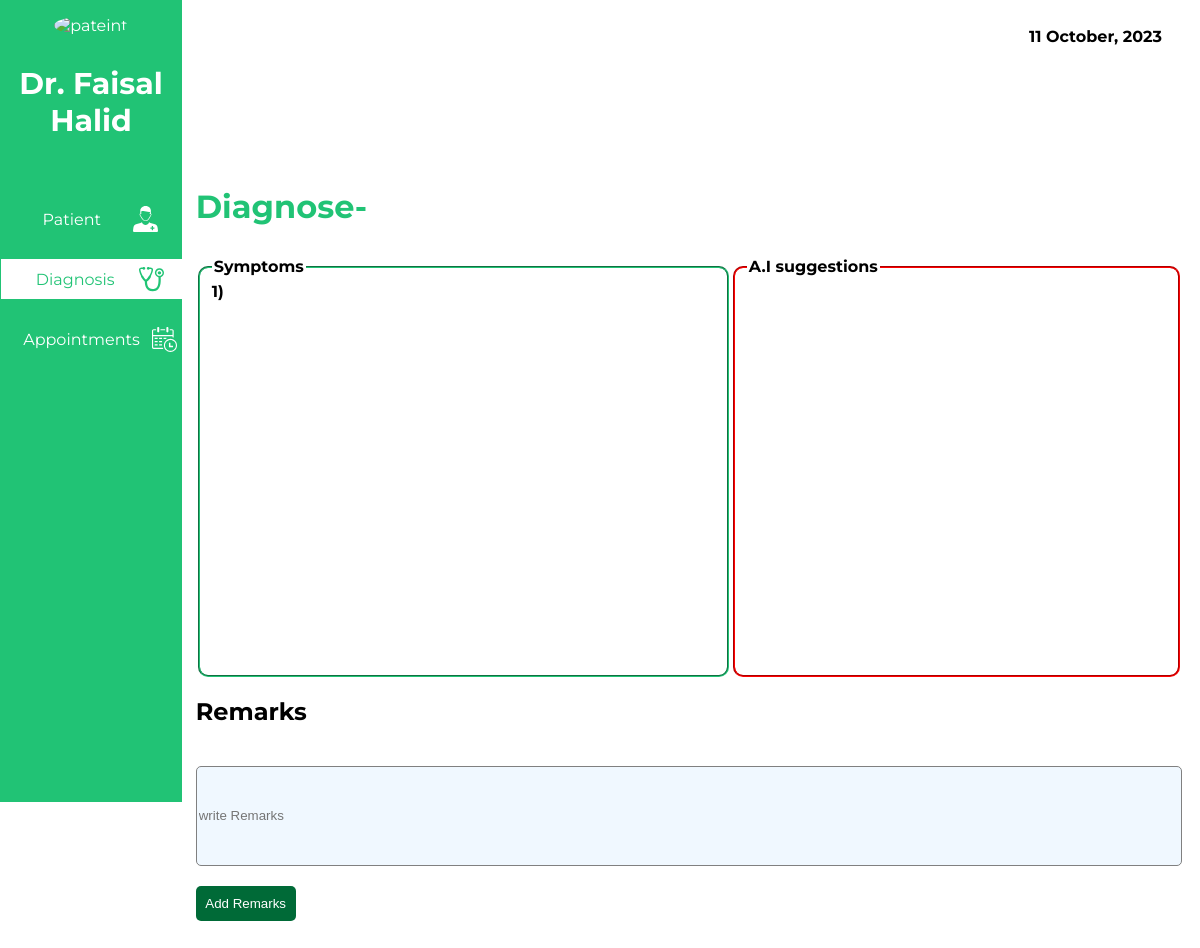
/doc/ddiagnosis.php?patient=aisha@outlook.com (signed in), run on an earlier commit of the app's database.
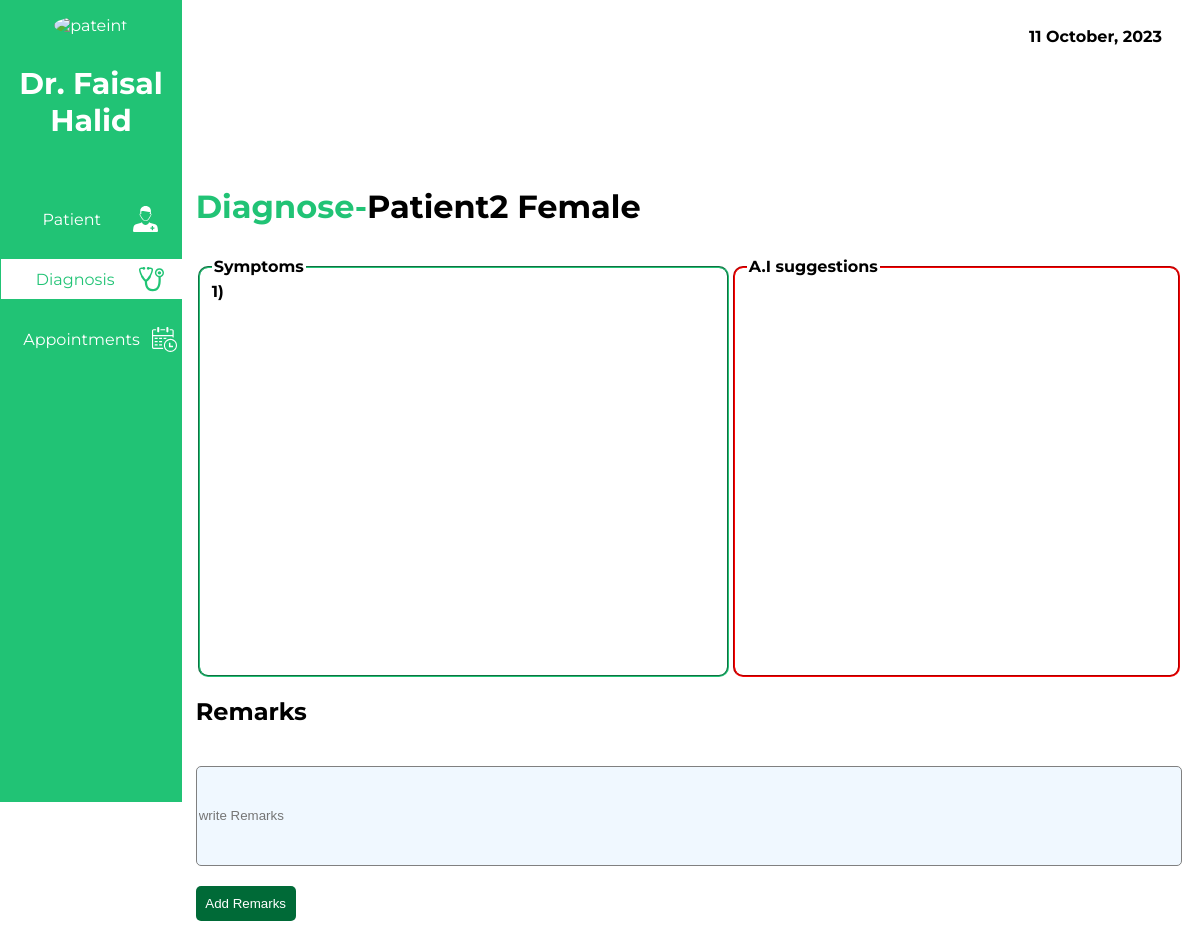
And on a later commit of the database.
### tables this page shows
CREATE TABLE `patient` (
  `firstname` varchar(20) NOT NULL,
  `lastname` varchar(20) NOT NULL,
  `password` varchar(16) NOT NULL,
  `dob` date NOT NULL,
  `gender` varchar(7) NOT NULL,
  `genotype` varchar(5) NOT NULL,
  `bloodgroup` varchar(5) NOT NULL,
  `tel` varchar(15) NOT NULL,
  `email` varchar(40) NOT NULL
);

### doc/ddiagnosis.php (the view, shortened to what this page needs)
<?php
include "../connection.php";
$doctor = $_SESSION['doctor'];
$patient = $_GET['patient'];
$diagnosisid = $_GET['diagnosisid'];
function convert($date):string{
    $new_date = date("d F, Y", strtotime($date));
   return $new_date;
}
$QUERY = mysqli_query($connection, "SELECT name from doctors WHERE email = '$doctor'");
$res = mysqli_fetch_assoc($QUERY);
$apSelect = "SELECT *FROM diagnosis where id = '$diagnosisid'";
$apQuery = mysqli_query($connection,$apSelect );
$dres = mysqli_fetch_assoc($apQuery);
$patientSelect = "SELECT firstname, lastname FROM patient where email = '$patient'";
$patientQuery = mysqli_query($connection,$patientSelect );
$patientres = mysqli_fetch_assoc($patientQuery);
?>
<!DOCTYPE html>
<html lang="en">
<head>
    <link rel="stylesheet" href="../css/ddiagnosis2.css">
</head>
<body>
    <div class="sidebar">
        <div class="patient">
            <div class="image">
                <img src="../images/avatar.png" alt="pateint">
            </div>
            <h3><?php echo $res['name']?></h3>
        </div>
        <div class="menu">
            <a href="dashboard.php"><div class="menu-item ">Patient  <div class="imag"><img src="../images/patientw.svg" alt="" ></div> </div></a>
            <a href="diagnosis.php"><div class="menu-item current">Diagnosis  <div class="imag"><img src="../images/stethoscopeg.svg" alt="" ></div> </div></a>
            <a href="appointments.php"><div class="menu-item ">Appointments  <div class="imag"><img src="../images/calendar.svg" alt="" ></div> </div></a>
        </div>
</div>
    <div class="main">
       <div class="date">
        <b><?php echo convert(date("Y-m-d")) ?></b>
       </div>
       <div class="below">
       <h1><span style="color:#21C375">Diagnose-</span><?php echo $patientres['firstname'].' '.$patientres['lastname']?></h1>
        <div class="mother">
       <fieldset  style="width:600px">
        <legend><b>Symptoms</b></legend>
        <?php
        $symptoms = $dres['symptoms'];
        $symps = explode(",",$symptoms);
       echo '<div class="symptoms">';
          $number = 0;
       foreach($symps as $sympom){
  $number++;
        echo'
        <label for="checkbox1"><b>'.$number.')'.$sympom.'</b></label> <br>
        ';
       }
            ?>
       </fieldset>
       <fieldset  style="border-color: red; display:block">
        <legend><b>A.I suggestions</b></legend>
       </fieldset>
       </div>
       <form action = "#" method="POST">
        <h2>Remarks</h2>
       <input type="text" required name="remarks"   placeholder="write Remarks" value="<?php echo $dres['remarks'] ?>">
       <button type="submit" name="addremarks">Add Remarks</button>
      </form>
       </div>
    </div>
</body>
</html>

What changed in the data, as far as the page shows it:
added patient: firstname "Patient2", lastname "Female"
